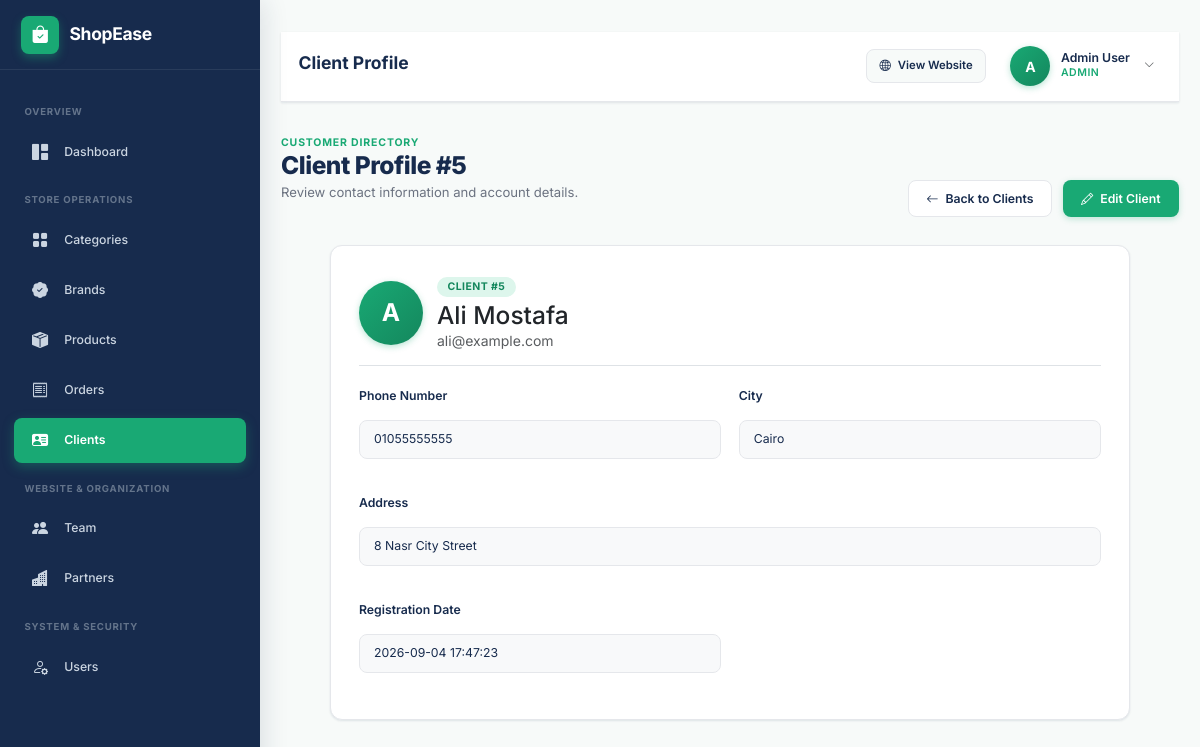
/admin/pages/clients/show.php?id=5 (signed in), run on the app's committed database.
### tables this page shows
CREATE TABLE `clients` (
  `id` int(10) UNSIGNED NOT NULL,
  `user_id` int(10) UNSIGNED NOT NULL,
  `phone` varchar(20) NOT NULL,
  `address` varchar(255) NOT NULL,
  `city` varchar(100) NOT NULL,
  `created_at` timestamp NOT NULL DEFAULT current_timestamp()
);

CREATE TABLE `users` (
  `id` int(10) UNSIGNED NOT NULL,
  `name` varchar(100) NOT NULL,
  `email` varchar(150) NOT NULL,
  `password` varchar(255) NOT NULL,
  `role` enum('Admin','Client','Staff') NOT NULL DEFAULT 'Client',
  `created_at` timestamp NOT NULL DEFAULT current_timestamp()
);

### admin/pages/clients/show.php (the view, shortened to what this page needs)
<?php
include "../../../config/database.php";
$id = (int)$_GET["id"];
$query = mysqli_prepare(
    $conn,
    "SELECT
        clients.*,
        users.name,
        users.email
     FROM clients
     INNER JOIN users
        ON clients.user_id = users.id
     WHERE clients.id = ?"
);
mysqli_stmt_bind_param($query, "i", $id);
mysqli_stmt_execute($query);
$result = mysqli_stmt_get_result($query);
$client = mysqli_fetch_assoc($result);
include "../../includes/header.php";
?>
<div class="admin-layout">
    <?php include "../../includes/sidebar.php"; ?>
    <main class="admin-content">
        <?php include "../../includes/navbar.php"; ?>
        <div class="page-header">
            <div>
                <span class="page-eyebrow">CUSTOMER DIRECTORY</span>
                <h1>Client Profile #<?= $client['id'] ?></h1>
                <p>Review contact information and account details.</p>
            </div>
            <div class="page-actions">
                <a href="index.php" class="btn btn-outline">
                    <i class="bi bi-arrow-left"></i>
                    <span>Back to Clients</span>
                </a>
                <a href="edit.php?id=<?= $client['id'] ?>" class="btn btn-primary">
                    <i class="bi bi-pencil"></i>
                    <span>Edit Client</span>
                </a>
            </div>
        </div>
        <div class="form-card max-w-none" style="max-width: 800px;">
            <div class="d-flex align-items-center gap-3 mb-4 pb-3 border-bottom">
                <div class="admin-avatar" style="width: 64px; height: 64px; font-size: 1.75rem;">
                    <?= strtoupper(substr($client['name'], 0, 1)) ?>
                </div>
                <div>
                    <span class="badge badge-mint mb-1">CLIENT #<?= $client['id'] ?></span>
                    <h2 class="h3 font-weight-bold text-dark m-0"><?= htmlspecialchars($client['name']) ?></h2>
                    <span class="text-muted"><?= htmlspecialchars($client['email']) ?></span>
                </div>
            </div>
            <div class="form-grid">
                <div class="form-group">
                    <label class="form-label">Phone Number</label>
                    <div class="form-control bg-light"><?= htmlspecialchars($client['phone'] ?? 'N/A') ?></div>
                </div>
                <div class="form-group">
                    <label class="form-label">City</label>
                    <div class="form-control bg-light"><?= htmlspecialchars($client['city'] ?? 'N/A') ?></div>
                </div>
                <div class="form-group full-width">
                    <label class="form-label">Address</label>
                    <div class="form-control bg-light"><?= htmlspecialchars($client['address'] ?? 'N/A') ?></div>
                </div>
                <?php if (isset($client['created_at'])) { ?>
                <div class="form-group">
                    <label class="form-label">Registration Date</label>
                    <div class="form-control bg-light"><?= htmlspecialchars($client['created_at']) ?></div>
                </div>
                <?php } ?>
            </div>
        </div>
    </main>
</div>
<?php include "../../includes/footer.php"; ?>

### admin/assets/css/admin.css (style rules this page uses)
:root { --primary: #19a974; --primary-dark: #14875d; --primary-light: #43c594; --dark: #172b4d; --dark-hover: #203a66; --background: #f7faf9; --white: #ffffff; --text: #4b5563; --text-muted: #6b7280; --text-dark: #111827; --light-mint: #ddf6ec; --border-color: #e5e7eb; --border-radius-sm: 8px; --border-radius: 12px; --border-radius-lg: 16px; --shadow-sm: 0 1px 3px rgba(23, 43, 77, 0.05), 0 1px 2px rgba(23, 43, 77, 0.06); --shadow-md: 0 4px 12px -2px rgba(23, 43, 77, 0.08), 0 2px 4px -1px rgba(23, 43, 77, 0.04); --shadow-lg: 0 12px 24px -4px rgba(23, 43, 77, 0.12), 0 4px 6px -2px rgba(23, 43, 77, 0.05); --transition: all 0.25s cubic-bezier(0.4, 0, 0.2, 1); --sidebar-width: 260px; --navbar-height: 70px; }
*, *::before, *::after { box-sizing: border-box; margin: 0; padding: 0; }
html, body { height: 100%; font-family: "Inter", system-ui, -apple-system, BlinkMacSystemFont, "Segoe UI", Roboto, sans-serif; background-color: var(--background); color: var(--text); line-height: 1.5; font-size: 14px; overflow-x: hidden; }
a { color: var(--primary); text-decoration: none; transition: var(--transition); }
.admin-layout { display: flex; min-height: 100vh; background-color: var(--background); }
.admin-content { flex: 1; margin-left: var(--sidebar-width); padding: 2.25rem 2.5rem 3rem; min-height: 100vh; transition: var(--transition); max-width: calc(100vw - var(--sidebar-width)); }
.admin-avatar { width: 40px; height: 40px; border-radius: 50%; background: linear-gradient(135deg, var(--primary), var(--primary-dark)); color: var(--white); display: flex; align-items: center; justify-content: center; font-weight: 700; font-size: 1rem; box-shadow: 0 2px 6px rgba(25, 169, 116, 0.3); }
.page-header { display: flex; align-items: flex-end; justify-content: space-between; flex-wrap: wrap; gap: 1.25rem; margin-bottom: 2rem; }
.page-eyebrow { font-size: 0.75rem; font-weight: 700; text-transform: uppercase; letter-spacing: 0.08em; color: var(--primary); margin-bottom: 0.25rem; }
.page-header h1 { font-size: 1.75rem; font-weight: 800; color: var(--dark); letter-spacing: -0.02em; margin-bottom: 0.25rem; }
.page-header p { color: var(--text-muted); font-size: 0.9375rem; }
.page-actions { display: flex; align-items: center; gap: 0.75rem; }
.btn, .btn-primary, .btn-secondary, .btn-outline { display: inline-flex; align-items: center; justify-content: center; gap: 0.5rem; padding: 0.625rem 1.25rem; border-radius: var(--border-radius-sm); font-size: 0.875rem; font-weight: 600; cursor: pointer; transition: var(--transition); border: 1px solid transparent; line-height: 1.4; text-decoration: none; }
.btn-primary { background-color: var(--primary); color: var(--white) !important; box-shadow: 0 2px 6px rgba(25, 169, 116, 0.25); }
.btn-outline { background-color: var(--white); color: var(--dark); border-color: var(--border-color); }
.badge { display: inline-flex; align-items: center; gap: 0.35rem; padding: 0.35rem 0.75rem; border-radius: 20px; font-size: 0.75rem; font-weight: 700; text-transform: uppercase; letter-spacing: 0.04em; }
.badge-mint, .badge-active, .badge-admin, .badge-delivered { background-color: var(--light-mint); color: var(--primary-dark); }
.form-card { background: var(--white); border-radius: var(--border-radius); border: 1px solid var(--border-color); box-shadow: var(--shadow-sm); padding: 2rem; max-width: 900px; margin: 0 auto 2rem; }
.form-grid { display: grid; grid-template-columns: repeat(2, 1fr); gap: 1.25rem; }
.form-group { display: flex; flex-direction: column; gap: 0.5rem; margin-bottom: 1.25rem; }
.form-group.full-width { grid-column: 1 / -1; }
.form-label { font-size: 0.875rem; font-weight: 600; color: var(--dark); }
.form-control, .form-select, textarea.form-control { width: 100%; padding: 0.6875rem 1rem; font-size: 0.875rem; font-family: inherit; color: var(--dark); background-color: var(--white); border: 1px solid var(--border-color); border-radius: var(--border-radius-sm); transition: var(--transition); }
main, section, article, form, .admin-content, .admin-navbar, .page-header, .page-actions, .entity-card, .form-card { min-width: 0; }
h1, h2, h3, h4, h5, h6, p, a, span, strong, small, label, td, th { overflow-wrap: anywhere; }
.page-actions { flex-wrap: wrap; }
.form-grid { grid-template-columns: repeat(2, minmax(0, 1fr)); }
@media (max-width: 1200px) { .admin-content { padding-right: 1.5rem; padding-left: 1.5rem; } }

### data on the page
clients: id "5", user.name "A", user.name "Ali Mostafa", user.email "ali@example.com", phone "01055555555", city "Cairo", address "8 Nasr City Street", created_at "2026-09-04 17:47:23"

### other printed values
$pageHeading "Client Profile"
substr($_SESSION['admin_name'] ?? 'A', 0, 1) "A"
$_SESSION['admin_name'] "Admin User"
$_SESSION['admin_role'] "ADMIN"
